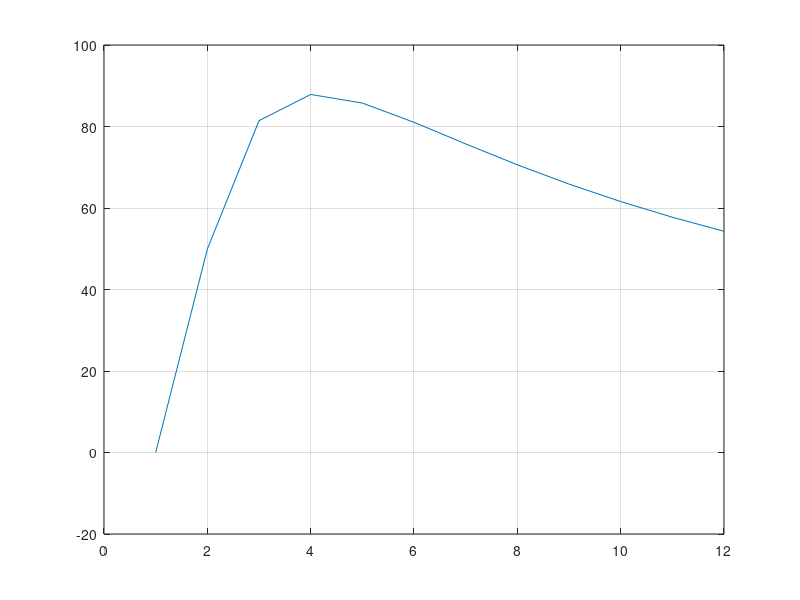

MATLAB code for this plot:
clear,clc,close all

mass = 2;
height = 12192;
sea_level_roh = 1.225;
front_area = 0.05*1.5;
velocity = 50/3.6;
gradiant = 1/10;
vertical_velocity = velocity*gradiant;
time_s = 12000/vertical_velocity;

for height = 1:12000/1000
    velocity(height) = (-100*sea_level_roh/height+120)/3.6;
    roh(height) = sea_level_roh/height;
    drag_power(height) = 0.5*roh(height)*(velocity(height))^3*front_area*0.5;
    heigh_energy(height) = mass*height*9.81*1000;
    
end

% drag_energy = zeros(1,12000);
% clear('height')
% for height = 2:12000
%     if height < 1000 
%         drag_power_c = drag_power(1);
%     elseif height < 2000 && height > 1001
%         drag_power_c = drag_power(2);
%     elseif height < 3000 && height > 2001
%         drag_power_c = drag_power(3);
%     elseif height < 4000 && height > 3001
%         drag_power_c = drag_power(4);
%     elseif height < 5000 && height > 4001
%         drag_power_c = drag_power(5);
%     elseif height < 6000 && height > 5001
%         drag_power_c = drag_power(6);
%     elseif height < 7000 && height > 6001
%         drag_power_c = drag_power(7);
%     elseif height < 8000 && height > 7001
%         drag_power_c = drag_power(8);
%     elseif height < 9000 && height > 8001
%         drag_power_c = drag_power(9);
%     elseif height < 10000 && height > 9001
%         drag_power_c = drag_power(10);
%     elseif height < 11000 && height > 10001
%         drag_power_c = drag_power(11);
%     end
%     drag_energy(height) = drag_energy(height-1) + drag_power_c*height;
%     
% end


plot(drag_power)

grid on







